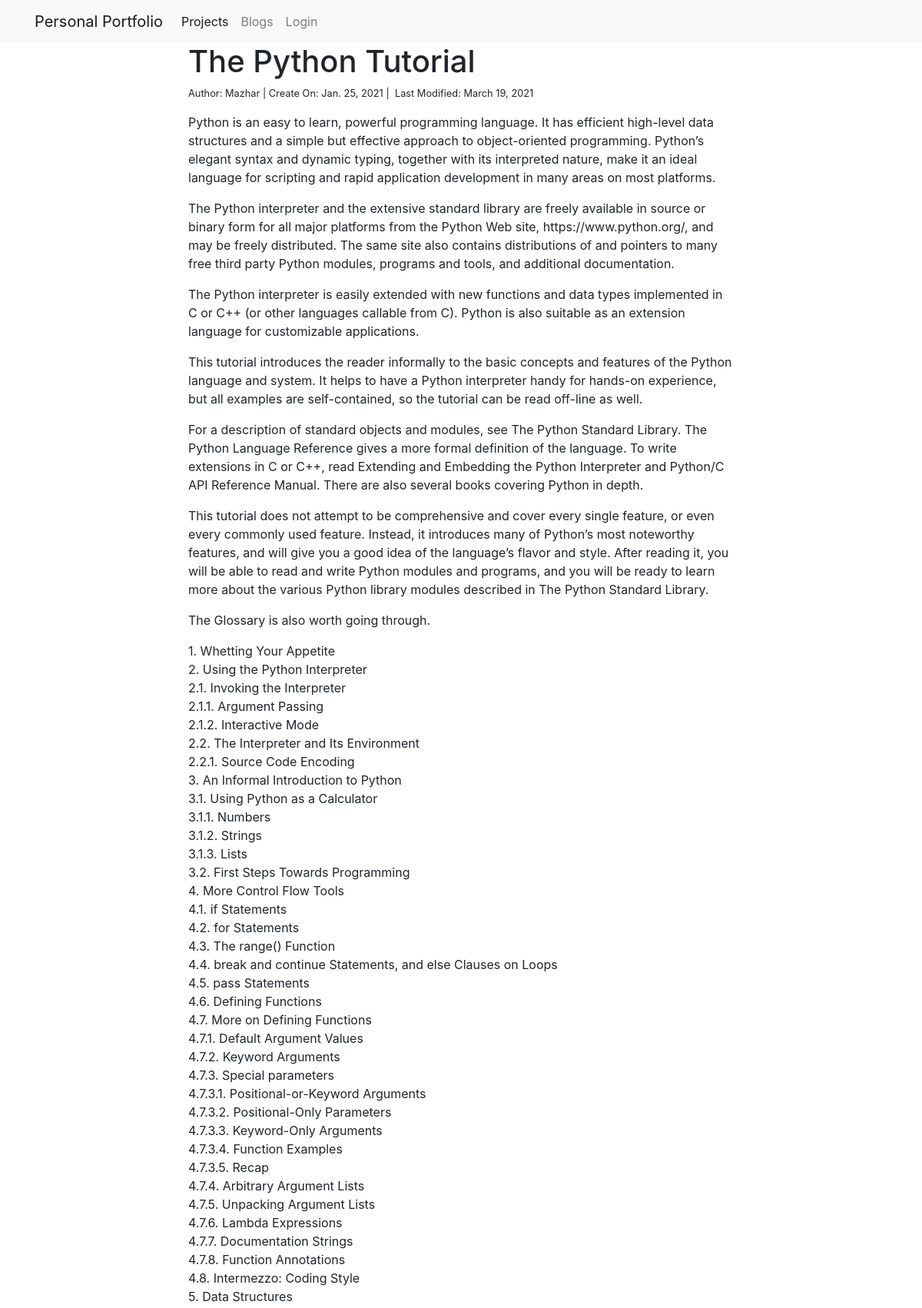
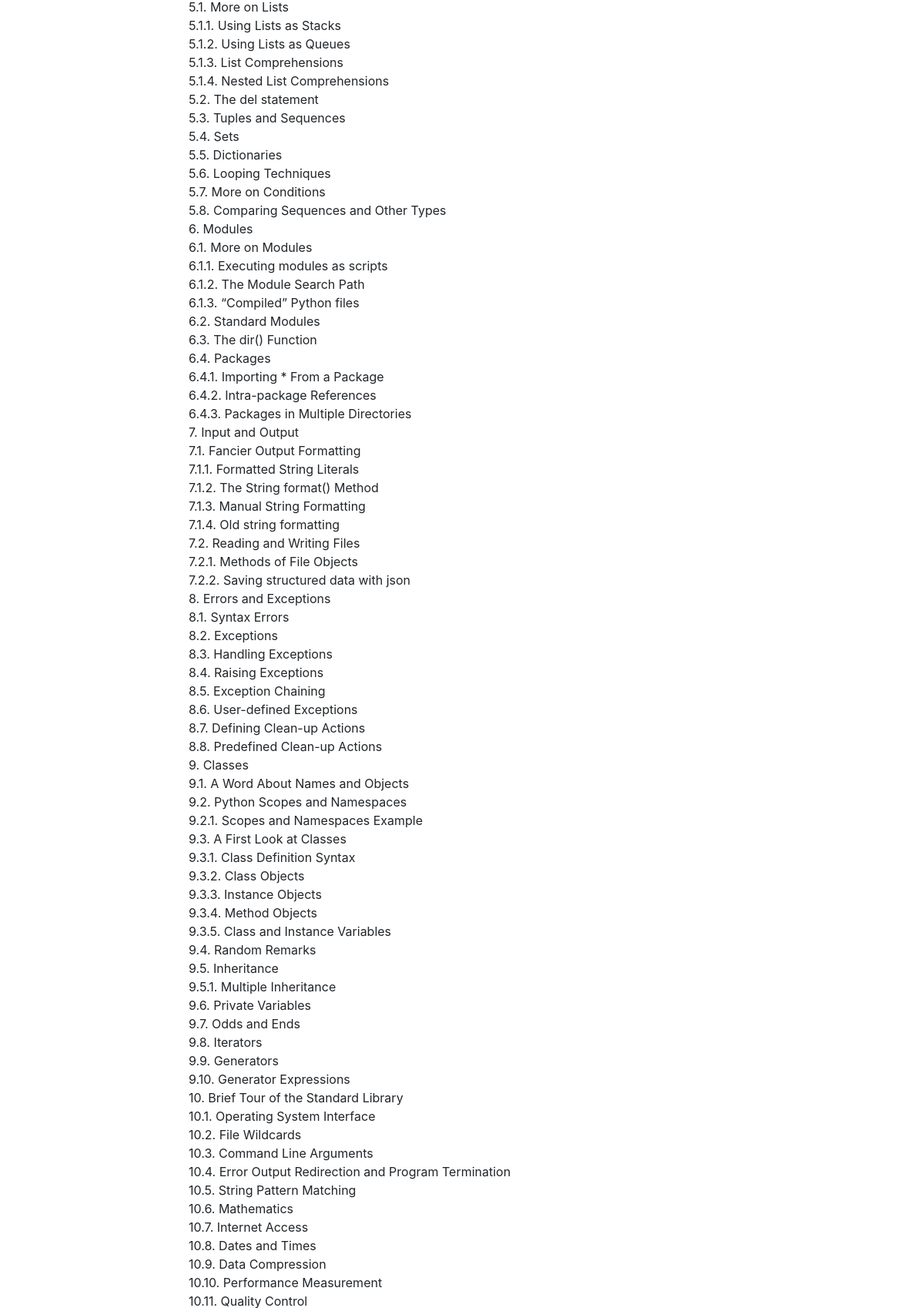
Page /blog/3/ (upper part) on the committed database (2 pictures, top to bottom).
### blog/models.py (models this page shows)
class Post(models.Model):
    title = models.CharField(max_length=255)
    body = models.TextField()
    created_on = models.DateTimeField(auto_now_add=True)
    last_modified = models.DateTimeField(auto_now=True)
    author = models.CharField(max_length=50, null=False, blank=False)

### blog/views.py (the view, shortened to what this page needs)
# urls.py: path("<int:pk>/", blog_detail, name = "blog_detail"),
def blog_detail(request, pk):
    post = Post.objects.get(pk=pk)
    form = CommentForm()
    comments = Comment.objects.filter(post=post)
    context = {
        "post": post,
        "comments": comments,
        "form": form,
    }
    return render(request, "blog_detail.html", context)

### templates/blog_detail.html (shortened to what this page needs)
{% extends "base.html" %}
{% block page_content %}
<div class="col-md-8 offset-md-2">
    <h1>{{ post.title }}</h1>
    <small>
        Author: {{post.author}} | Create On: {{ post.created_on.date }} |&nbsp; Last Modified: {{post.last_modified.date}}
    </small>
    <p>{{ post.body | linebreaks }}</p>
</div>
{% endblock %}

### rows in the picture
Post: title "The Python Tutorial", author "Mazhar", created_on "Jan. 25, 2021", last_modified "March 19, 2021", body "Python is an easy to learn, powerful programming language. It has efficient high-level data structures and a simple but effective approach to object-oriented programming. Python’s elegant syntax and dynamic typing, together with its interpreted nature, make it an ideal language for scripting and rapid application development in many areas on most platforms. The Python interpreter and the extensive standard library are freely available in source or binary form for all major platforms from the Python Web site, https://www.python.org/, and may be freely distributed. The same site also contains distributions of and pointers to many free third party Python modules, programs and tools, and…"
